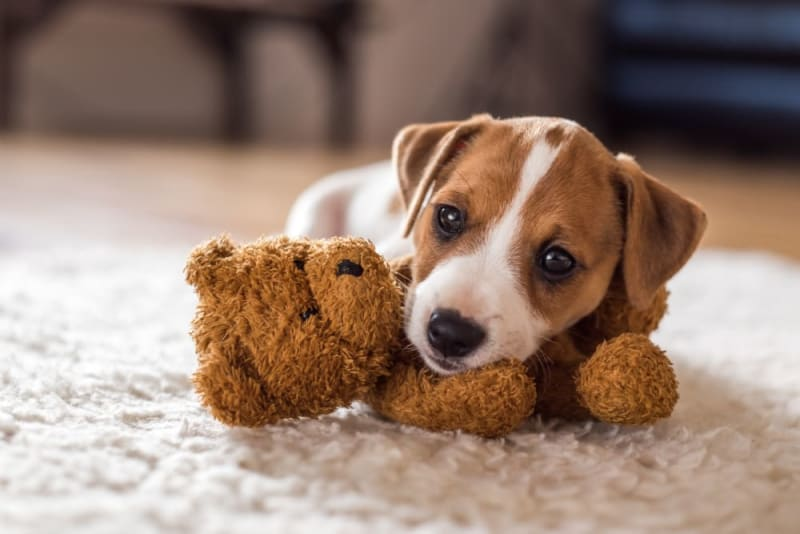
#> input picture images/dog.jpg, 800 x 534 px, found by its file name
$ python color_modifier.py
#> lines starting #> are read from the running program, lines starting #| are printed output that depends on the picture
#> further down, image is the input picture: shape (534, 800, 3); mean B, G, R 115.2, 128.5, 152
import cv2 as cv
import numpy as np

class ColorModifier:

    def __init__(self):
        pass

    # [50 lines left out: functions adjustBrightness, adjustHue, adjustSaturation, adjustContrast, applySharpening, not called in this run]

    def __applyWithIntensity(self, original : np.array, effect : np.array, intensity : int = 0 ) -> np.array:
        """Blend original and effect images based on intensity"""
        intensity = intensity / 100.0  # Normalize intensity to [0, 1]
        return cv.addWeighted(original, 1 - intensity, effect, intensity, 0)

    # [16 lines left out: functions applySepia, applyGaussianBlur, not called in this run]

    def applyPencilSketch(self, image : np.array, intensity : int = 0) -> np.array:
        """Convert image to pencil sketch with controllable intensity"""
#> called with intensity = 100
        gray = cv.cvtColor(image, cv.COLOR_BGR2GRAY)
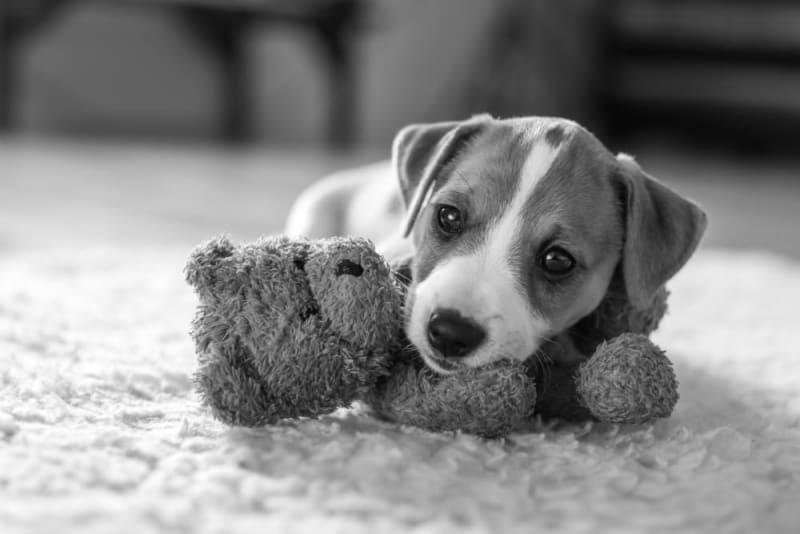
#> gray: shape (534, 800); min 3, max 255, mean 134
        inverted = cv.bitwise_not(gray)
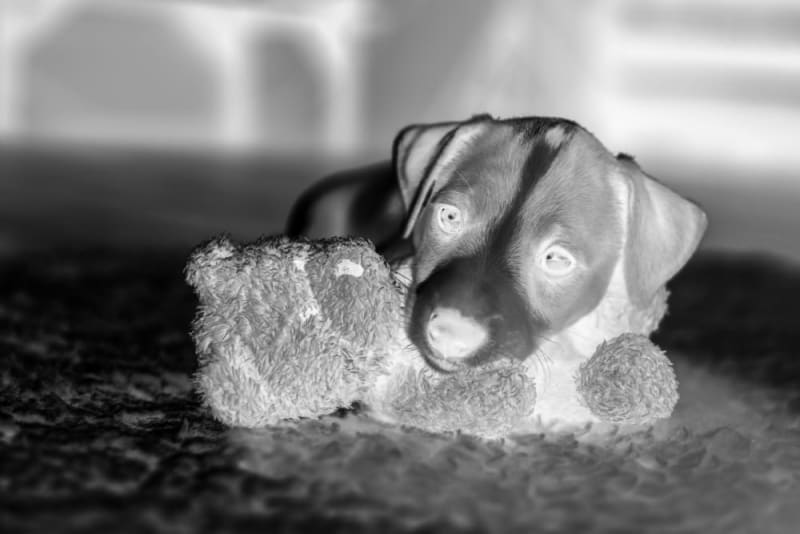
#> inverted: shape (534, 800); min 0, max 252, mean 121
        blurred = cv.GaussianBlur(inverted, (21, 21), 0)
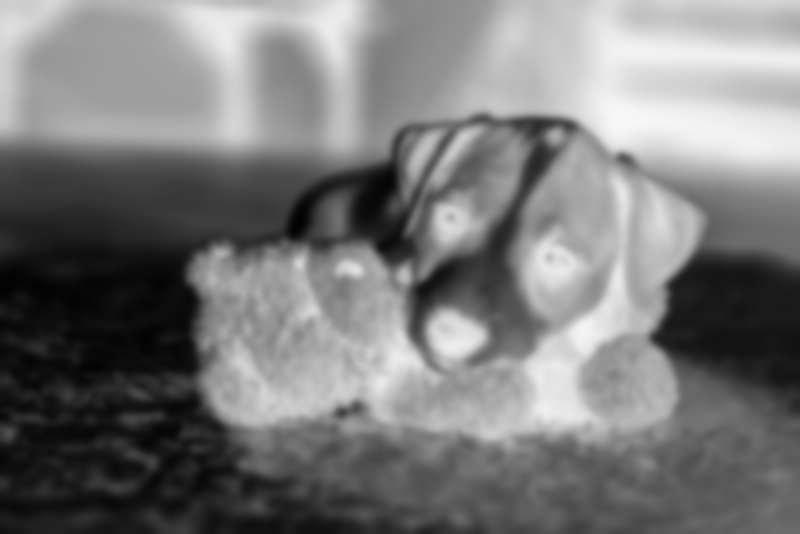
#> blurred: shape (534, 800); min 2, max 247, mean 121
        sketch = cv.divide(gray, 255 - blurred, scale=256)
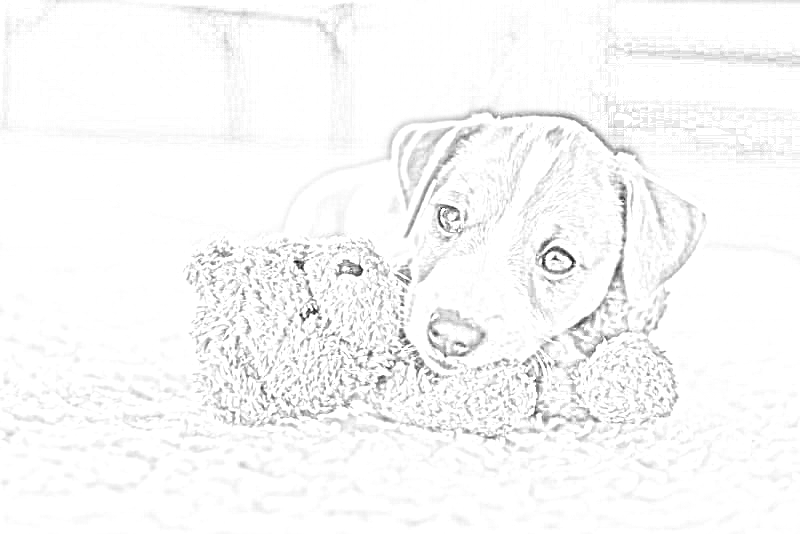
#> sketch: shape (534, 800); min 19, max 255, mean 248.4
        sketch_bgr = cv.cvtColor(sketch, cv.COLOR_GRAY2BGR)

        return self.__applyWithIntensity(image, sketch_bgr, intensity)

    # [19 lines left out: functions detectEdges, applyWarmth, not called in this run]


if __name__ == "__main__":

    colormodifier = ColorModifier()
    image_path = 'easy-photoshop/images/dog.jpg'
    image = cv.imread(image_path)

    try:
        new_image = colormodifier.applyPencilSketch(image, 100)

        cv.imshow("Original", image)
        cv.imshow("Modified", new_image)
        cv.waitKey(0)
        cv.destroyAllWindows()
    except Exception as e:
        print(e)
